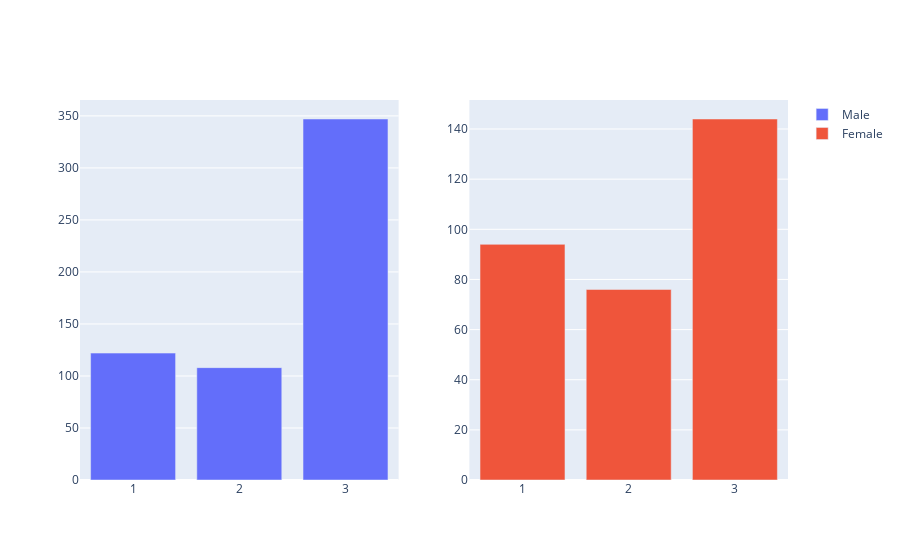

Notebook cell for this chart:
### Code cell
# Graphic Objects Plotly (Simple)
# Create subplot with 1 row and 2 columns
# in matplotlib, this is similar with plt.subplots(1, 2)
fig = make_subplots(rows=1, 
                    cols=2, 
                    specs=[[{'type':'bar'}, {'type':'bar'}]])

# Create male and female data
df_class_male = df.query("""Sex == 'male'""").groupby(["Pclass"])["PassengerId"].count().reset_index()
df_class_female = df.query("""Sex != 'male'""").groupby(["Pclass"])["PassengerId"].count().reset_index()


# Create first pie plot about survival data in coords (1,1)
fig.add_trace(go.Bar(x = df_class_male["Pclass"], 
                     y = df_class_male["PassengerId"],
                     orientation='v',
                     name="Male",
                     hoverinfo="all"),
              1, 1)

# Create second pie plot about gender data in coords (1,2)
fig.add_trace(go.Bar(x = df_class_female["Pclass"], 
                     y = df_class_female["PassengerId"],
                     orientation='v',
                     name="Female",
                     hoverinfo="all"),
              1, 2)
fig.show()

### Figure 1 — Plotly figure (JSON) as saved in the notebook; plotly's stock layout.template omitted (floating-point values rounded to 4 significant figures)
{"data": [{"hoverinfo": "all", "name": "Male", "orientation": "v", "type": "bar", "x": [1, 2, 3], "xaxis": "x", "y": [122, 108, 347], "yaxis": "y"}, {"hoverinfo": "all", "name": "Female", "orientation": "v", "type": "bar", "x": [1, 2, 3], "xaxis": "x2", "y": [94, 76, 144], "yaxis": "y2"}], "layout": {"xaxis": {"anchor": "y", "domain": [0, 0.45]}, "xaxis2": {"anchor": "y2", "domain": [0.55, 1]}, "yaxis": {"anchor": "x", "domain": [0, 1]}, "yaxis2": {"anchor": "x2", "domain": [0, 1]}}}
